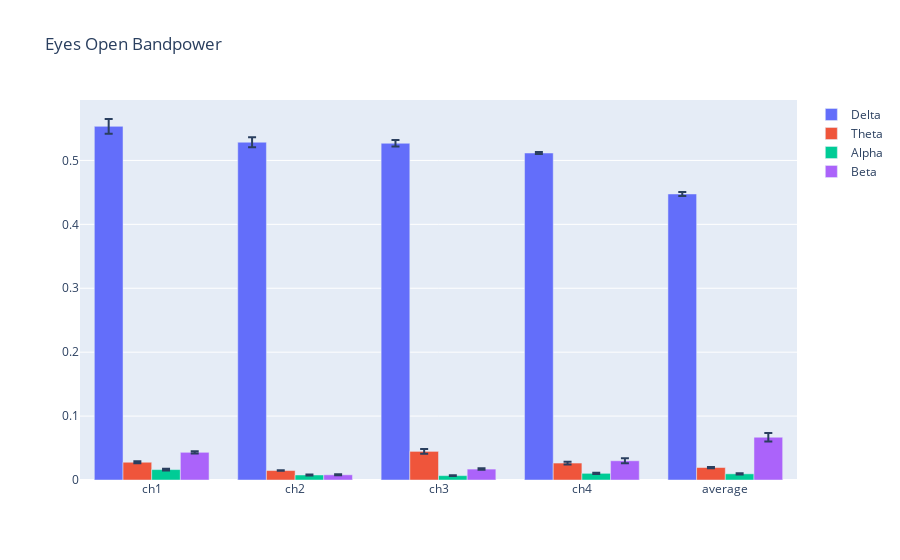
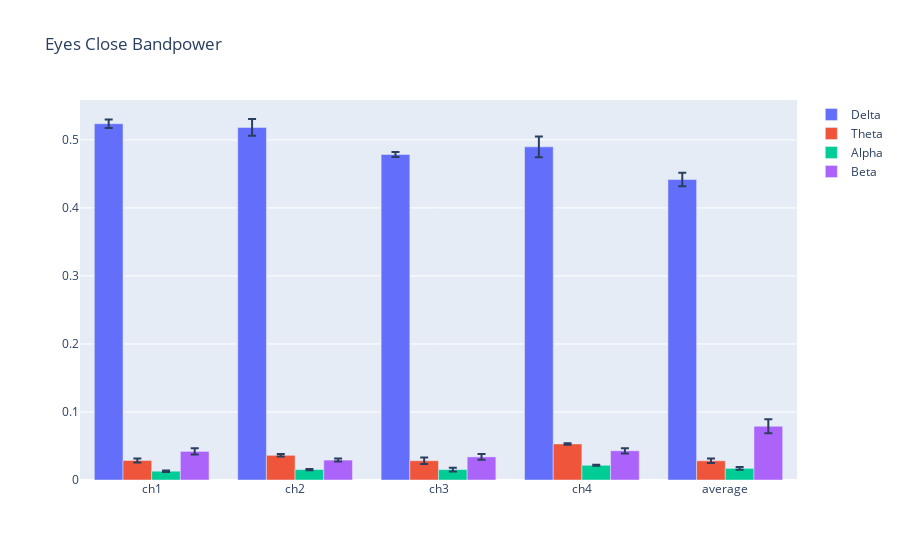

Source (notebook cell) for these figures, in order:
### Code cell
# Eyes open bandpowers
fig = go.Figure()
fig.add_trace(go.Bar(name='Delta', x=['ch1','ch2','ch3','ch4','average'], y=gl_open_delta_mean, 
                     error_y=dict(type='data', array=gl_open_delta_se)))

fig.add_trace(go.Bar(name='Theta', x=['ch1','ch2','ch3','ch4','average'], y=gl_open_theta_mean,
                     error_y=dict(type='data', array=gl_open_theta_se)))

fig.add_trace(go.Bar(name='Alpha', x=['ch1','ch2','ch3','ch4','average'], y=gl_open_alpha_mean,
                     error_y=dict(type='data', array=gl_open_alpha_se)))

fig.add_trace(go.Bar(name='Beta', x=['ch1','ch2','ch3','ch4','average'], y=gl_open_beta_mean,
                     error_y=dict(type='data', array=gl_open_beta_se)))

fig.update_layout(barmode='group',title="Eyes Open Bandpower")
fig.show()

# Eyes close bandpowers
fig = go.Figure()
fig.add_trace(go.Bar(name='Delta', x=['ch1','ch2','ch3','ch4','average'], y=gl_close_delta_mean, 
                     error_y=dict(type='data', array=gl_close_delta_se)))

fig.add_trace(go.Bar(name='Theta', x=['ch1','ch2','ch3','ch4','average'], y=gl_close_theta_mean,
                     error_y=dict(type='data', array=gl_close_theta_se)))

fig.add_trace(go.Bar(name='Alpha', x=['ch1','ch2','ch3','ch4','average'], y=gl_close_alpha_mean,
                     error_y=dict(type='data', array=gl_close_alpha_se)))

fig.add_trace(go.Bar(name='Beta', x=['ch1','ch2','ch3','ch4','average'], y=gl_close_beta_mean,
                     error_y=dict(type='data', array=gl_close_beta_se)))

fig.update_layout(barmode='group',title="Eyes Close Bandpower")
fig.show()

### Figure 1 — Plotly figure (JSON) as saved in the notebook; plotly's stock layout.template omitted (floating-point values rounded to 4 significant figures)
{"data": [{"error_y": {"array": [0.01152, 0.007725, 0.005158, 0.001471, 0.003286], "type": "data"}, "name": "Delta", "type": "bar", "x": ["ch1", "ch2", "ch3", "ch4", "average"], "y": [0.5533, 0.5285, 0.5269, 0.5116, 0.4475]}, {"error_y": {"array": [0.00149, 0.0005071, 0.003891, 0.002194, 0.0009901], "type": "data"}, "name": "Theta", "type": "bar", "x": ["ch1", "ch2", "ch3", "ch4", "average"], "y": [0.02778, 0.01479, 0.04478, 0.02651, 0.01953]}, {"error_y": {"array": [0.0014, 0.0006549, 0.0004899, 0.0009491, 0.0008682], "type": "data"}, "name": "Alpha", "type": "bar", "x": ["ch1", "ch2", "ch3", "ch4", "average"], "y": [0.01631, 0.007861, 0.006839, 0.01044, 0.009658]}, {"error_y": {"array": [0.001755, 0.000859, 0.001172, 0.003856, 0.006619], "type": "data"}, "name": "Beta", "type": "bar", "x": ["ch1", "ch2", "ch3", "ch4", "average"], "y": [0.04332, 0.008123, 0.01706, 0.03007, 0.06694]}], "layout": {"barmode": "group", "title": {"text": "Eyes Open Bandpower"}}}

### Figure 2 — Plotly figure (JSON) as saved in the notebook; plotly's stock layout.template omitted (floating-point values rounded to 4 significant figures)
{"data": [{"error_y": {"array": [0.006229, 0.01236, 0.003579, 0.01516, 0.009896], "type": "data"}, "name": "Delta", "type": "bar", "x": ["ch1", "ch2", "ch3", "ch4", "average"], "y": [0.5237, 0.5183, 0.4785, 0.4897, 0.4416]}, {"error_y": {"array": [0.002933, 0.001921, 0.004879, 0.001088, 0.003289], "type": "data"}, "name": "Theta", "type": "bar", "x": ["ch1", "ch2", "ch3", "ch4", "average"], "y": [0.02869, 0.03629, 0.02835, 0.05303, 0.02823]}, {"error_y": {"array": [0.00103, 0.0008533, 0.00279, 0.000823, 0.002056], "type": "data"}, "name": "Alpha", "type": "bar", "x": ["ch1", "ch2", "ch3", "ch4", "average"], "y": [0.01293, 0.01536, 0.01527, 0.02165, 0.01707]}, {"error_y": {"array": [0.00455, 0.002232, 0.004325, 0.003875, 0.01033], "type": "data"}, "name": "Beta", "type": "bar", "x": ["ch1", "ch2", "ch3", "ch4", "average"], "y": [0.04204, 0.02926, 0.03397, 0.04293, 0.079]}], "layout": {"barmode": "group", "title": {"text": "Eyes Close Bandpower"}}}
